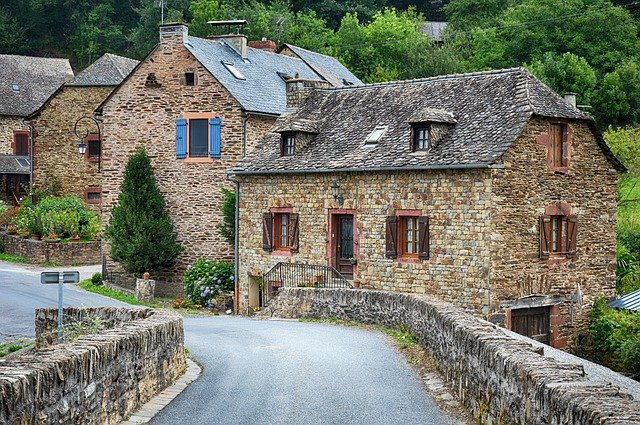
%> input picture image/old-village-2823175_640.jpg, 640 x 425 px
$ octave kadai5.m   (GNU Octave 9; MATLAB toolbox functions it lacks are replaced by stand-ins)
%> lines starting %> are read from the running program, lines starting %| are printed output that depends on the picture; in (x1, y1, x2, y2) boxes, pixels count from 0 and x2, y2 are one past the last pixel; in counts of white or black regions, pixels touching at a corner belong together; the program's own positions count from 1
% 課題５　判別分析法
% 判別分析法を用いて画像二値化せよ．
% 下記はサンプルプログラムである．
% 課題作成にあたっては「Lenna」以外の画像を用いよ．

ORG=imread('old-village-2823175_640.jpg'); % 原画像の入力
%> ORG is the input picture: size 425x640x3 uint8; mean R, G, B 117.4, 120.3, 105.3
ORG = rgb2gray(ORG); % カラー画像を白黒濃淡画像へ変換
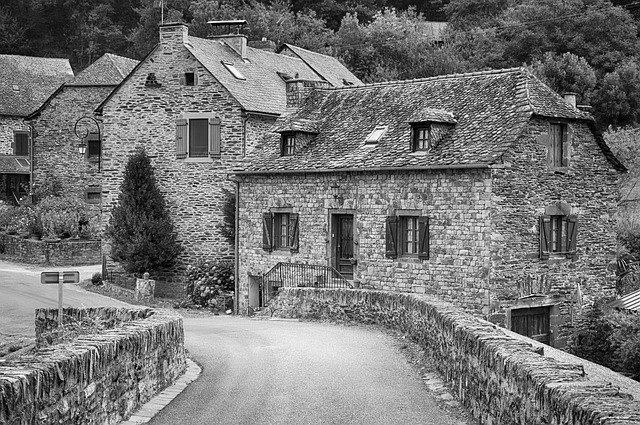
%> ORG: size 425x640 uint8; min 0, max 255, mean 117.7
imagesc(ORG); colormap(gray); colorbar;
pause;

H = imhist(ORG); %ヒストグラムのデータを列ベクトルEに格納
%> H = 256 values, max 1563 at index 110, min 47 at index 256, mean 1062.5
myu_T = mean(H);
%> myu_T = 1062.5
max_val = 0;
max_thres = 1;
for t=1:255
C1 = H(1:t); %ヒストグラムを2つのクラスに分ける
C2 = H(t+1:256);
n1 = sum(C1); %画素数の算出
n2 = sum(C2);
myu1 = mean(C1); %平均値の算出
myu2 = mean(C2);
sigma1 = var(C1); %分散の算出
sigma2 = var(C2);
sigma_w = (n1 *sigma1+n2*sigma2)/(n1+n2); %クラス内分散の算出
sigma_B = (n1 *(myu1-myu_T)^2+n2*(myu2-myu_T)^2)/(n1+n2); %クラス間分散の算出
if max_val<sigma_B/sigma_w
max_val = sigma_B/sigma_w;
max_thres =t;
end;
end;
%> this loop made 255 passes
%> (C1, n1, n2, myu1, myu2, sigma1, sigma2, sigma_w) on passes 1 to 5: (197, 197, 271803, 197, 1065.9, 0, 202424.4, 202277.8), ([197; 469], 666, 271334, 333, 1068.2, 36992, 201810.7, 201407.2), ([197; 469; 384], 1050, 270950, 350, 1070.9, 19363, 200746.3, 200046.1), ([197; 469; 384; 269], 1319, 270681, 329.8, 1074.1, 14548.9, 198973.7, 198079.4), ([197; 469; 384; 269; 411], 1730, 270270, 346, 1076.8, 12232, 198003.6, 196822.1)
%> (n1, n2, myu1, myu2, sigma1, sigma2, sigma_w, sigma_B) on passes 13 to 18: (4957, 267043, 381.3, 1098.9, 6772.2, 188973.3, 185652.8, 9760.3), (5399, 266601, 385.6, 1101.7, 6514.4, 187959.3, 184357.7, 10596.5), (5966, 266034, 397.7, 1103.9, 8241.8, 187546.4, 183613.6, 11367.3), (6525, 265475, 407.8, 1106.1, 9317.8, 187083.8, 182819.3, 12141.3), (7084, 264916, 416.7, 1108.4, 10080, 186606.7, 182009.2, 12916.8), (7691, 264309, 427.3, 1110.5, 11498.8, 186328.7, 181385.3, 13652.2)
%> after the loop, max_thres = 198; max_val = 0.637
pause;

IMG = ORG > max_thres;
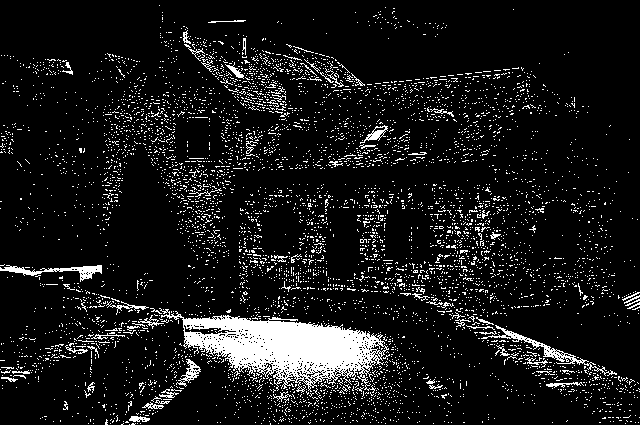
%> IMG: size 425x640 logical; 9.6% white; 5776 white regions (5703 under 20 px), largest, box (x1, y1, x2, y2) and area: (159, 308, 389, 393) 8700, (481, 325, 617, 376) 651, (0, 265, 102, 282) 536
imagesc(IMG); colormap(gray); colorbar;
pause;

$ run again, with image/snow_scene.jpg copied over image/old-village-2823175_640.jpg
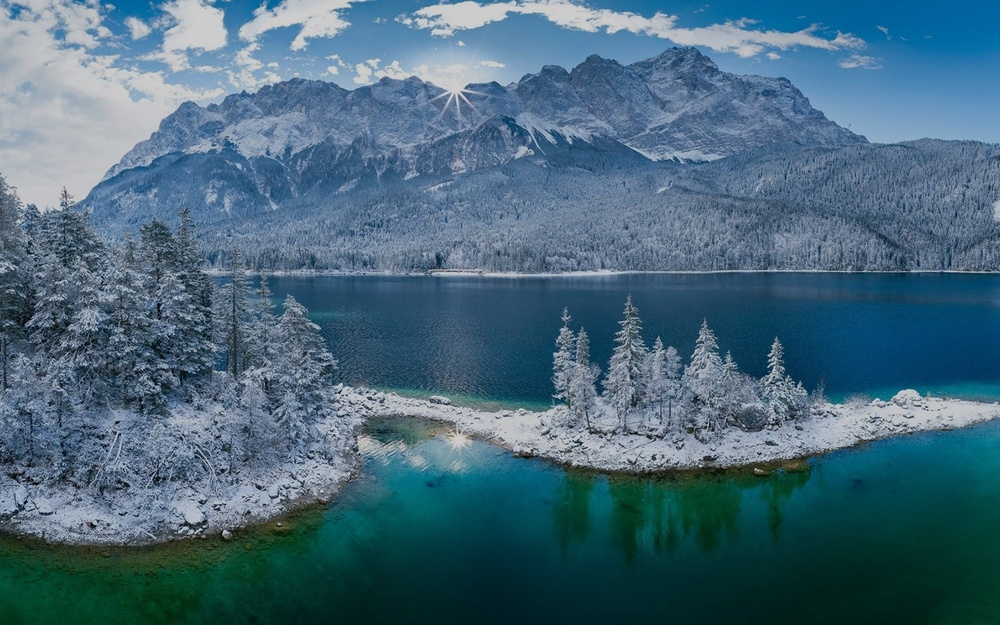
%> input picture image/snow_scene.jpg, 1000 x 625 px, shrunk from 1920 x 1200 before the run
%> ORG is the input picture: size 625x1000x3 uint8; mean R, G, B 70.7, 104.1, 122.5
%> `ORG = rgb2gray(ORG);`:
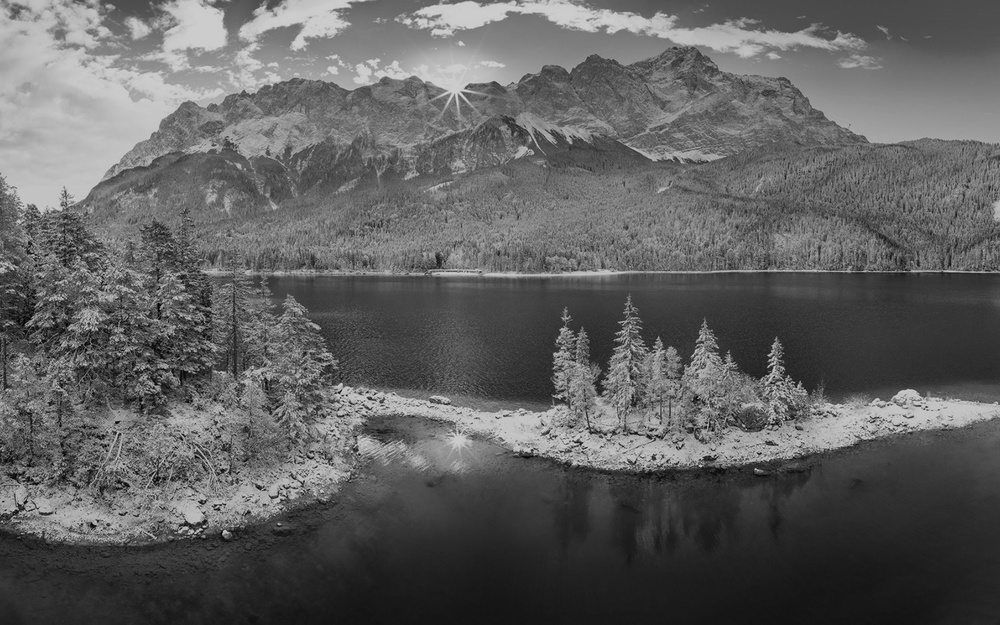
%> ORG: size 625x1000 uint8; min 0, max 215, mean 96.2
%> H = 256 values, max 5598 at index 54, min 0 at index 2, mean 2441.4
%> myu_T = 2441.4
%> the loop `for t=1:255` made 255 passes
%> (C1, n1, n2, myu1, myu2, sigma1, sigma2, sigma_w) on passes 1 to 5: (1, 1, 624999, 1, 2451, 0, 3346334.2, 3346328.8), ([1; 0], 1, 624999, 0.5, 2460.6, 0.5, 3335723.1, 3335717.8), ([1; 0; 6], 7, 624993, 2.33, 2470.3, 10.33, 3324956.1, 3324918.9), ([1; 0; 6; 10], 17, 624983, 4.25, 2480.1, 21.58, 3313990.9, 3313900.7), ([1; 0; 6; 10; 6], 23, 624977, 4.6, 2489.9, 16.8, 3302664.8, 3302543.2)
%> after the loop `for t=1:255`: max_thres = 140; max_val = 0.714
%> `IMG = ORG > max_thres;`:
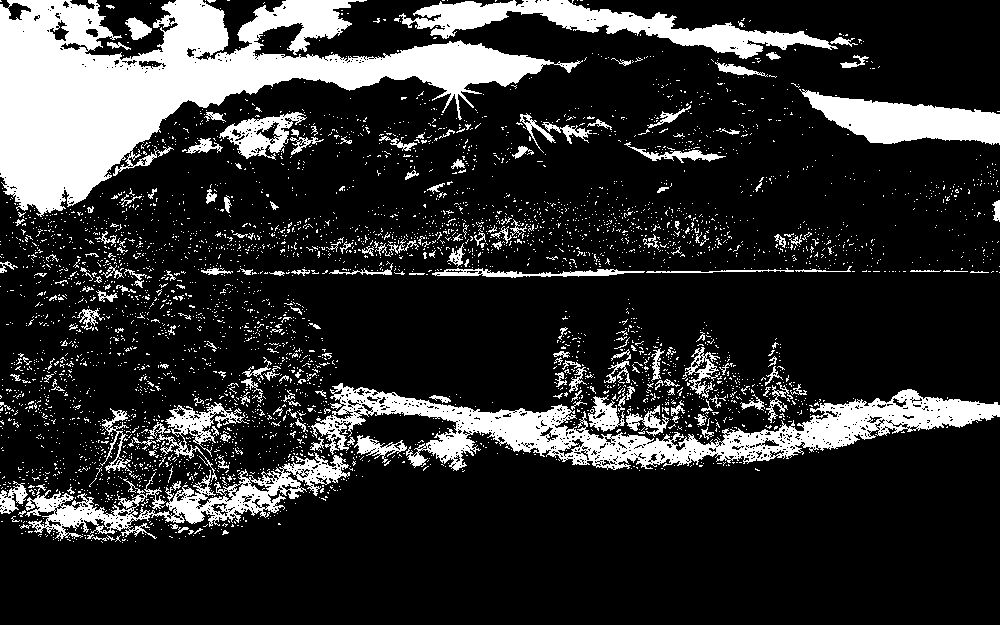
%> IMG: size 625x1000 logical; 18.6% white; 4199 white regions (4002 under 20 px), largest, box (x1, y1, x2, y2) and area: (0, 0, 583, 217) 45647, (311, 383, 1000, 471) 18821, (399, 0, 838, 59) 8036
